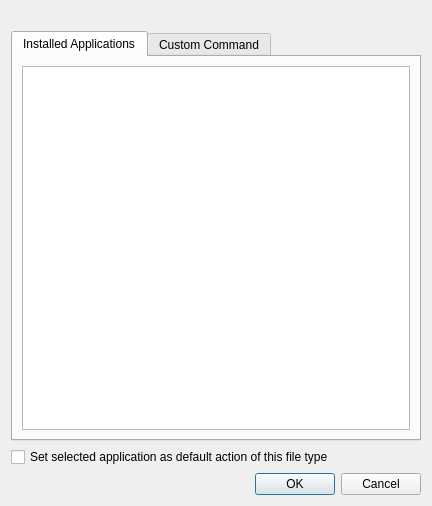
<?xml version="1.0" encoding="UTF-8"?>
<ui version="4.0">
 <class>AppChooserDialog</class>
 <widget class="QDialog" name="AppChooserDialog">
  <property name="geometry">
   <rect>
    <x>0</x>
    <y>0</y>
    <width>432</width>
    <height>506</height>
   </rect>
  </property>
  <property name="windowTitle">
   <string>Choose an Application</string>
  </property>
  <layout class="QGridLayout" name="gridLayout">
   <item row="0" column="0">
    <widget class="QLabel" name="fileTypeHeader"/>
   </item>
   <item row="1" column="0">
    <widget class="QTabWidget" name="tabWidget">
     <property name="sizePolicy">
      <sizepolicy hsizetype="Expanding" vsizetype="Expanding">
       <horstretch>0</horstretch>
       <verstretch>1</verstretch>
      </sizepolicy>
     </property>
     <property name="currentIndex">
      <number>0</number>
     </property>
     <widget class="QWidget" name="tab">
      <attribute name="title">
       <string>Installed Applications</string>
      </attribute>
      <layout class="QVBoxLayout" name="verticalLayout">
       <item>
        <widget class="Fm::AppMenuView" name="appMenuView"/>
       </item>
      </layout>
     </widget>
     <widget class="QWidget" name="tab_2">
      <attribute name="title">
       <string>Custom Command</string>
      </attribute>
      <layout class="QFormLayout" name="formLayout_2">
       <item row="0" column="0" colspan="2">
        <widget class="QLabel" name="label_3">
         <property name="text">
          <string>Command line to execute:</string>
         </property>
        </widget>
       </item>
       <item row="1" column="0" colspan="2">
        <widget class="QLineEdit" name="cmdLine"/>
       </item>
       <item row="3" column="0">
        <widget class="QLabel" name="label_4">
         <property name="text">
          <string>Application name:</string>
         </property>
        </widget>
       </item>
       <item row="3" column="1">
        <widget class="QLineEdit" name="appName"/>
       </item>
       <item row="2" column="0" colspan="2">
        <widget class="QLabel" name="label_5">
         <property name="text">
          <string>&lt;b&gt;These special codes can be used in the command line:&lt;/b&gt;
&lt;ul&gt;
&lt;li&gt;&lt;b&gt;%f&lt;/b&gt;: Represents a single file name&lt;/li&gt;
&lt;li&gt;&lt;b&gt;%F&lt;/b&gt;: Represents multiple file names&lt;/li&gt;
&lt;li&gt;&lt;b&gt;%u&lt;/b&gt;: Represents a single URI of the file&lt;/li&gt;
&lt;li&gt;&lt;b&gt;%U&lt;/b&gt;: Represents multiple URIs&lt;/li&gt;
&lt;/ul&gt;</string>
         </property>
         <property name="textFormat">
          <enum>Qt::RichText</enum>
         </property>
        </widget>
       </item>
       <item row="5" column="0" colspan="2">
        <widget class="QCheckBox" name="keepTermOpen">
         <property name="enabled">
          <bool>false</bool>
         </property>
         <property name="text">
          <string>Keep terminal window open after command execution</string>
         </property>
        </widget>
       </item>
       <item row="4" column="0" colspan="2">
        <widget class="QCheckBox" name="useTerminal">
         <property name="text">
          <string>Execute in terminal emulator</string>
         </property>
        </widget>
       </item>
      </layout>
     </widget>
    </widget>
   </item>
   <item row="2" column="0">
    <widget class="QCheckBox" name="setDefault">
     <property name="text">
      <string>Set selected application as default action of this file type</string>
     </property>
    </widget>
   </item>
   <item row="3" column="0">
    <layout class="QHBoxLayout" name="horizontalLayout_2">
     <item>
      <spacer name="horizontalSpacer">
       <property name="orientation">
        <enum>Qt::Horizontal</enum>
       </property>
       <property name="sizeHint" stdset="0">
        <size>
         <width>40</width>
         <height>20</height>
        </size>
       </property>
      </spacer>
     </item>
     <item>
      <layout class="QHBoxLayout" name="horizontalLayout">
       <item>
        <spacer name="horizontalSpacer_2">
         <property name="orientation">
          <enum>Qt::Horizontal</enum>
         </property>
         <property name="sizeHint" stdset="0">
          <size>
           <width>40</width>
           <height>20</height>
          </size>
         </property>
        </spacer>
       </item>
       <item>
        <widget class="QDialogButtonBox" name="buttonBox_1">
         <property name="orientation">
          <enum>Qt::Horizontal</enum>
         </property>
         <property name="standardButtons">
          <set>QDialogButtonBox::Ok</set>
         </property>
        </widget>
       </item>
       <item>
        <widget class="QDialogButtonBox" name="buttonBox_2">
         <property name="orientation">
          <enum>Qt::Horizontal</enum>
         </property>
         <property name="standardButtons">
          <set>QDialogButtonBox::Cancel</set>
         </property>
        </widget>
       </item>
      </layout>
     </item>
    </layout>
   </item>
  </layout>
 </widget>
 <customwidgets>
  <customwidget>
   <class>Fm::AppMenuView</class>
   <extends>QTreeView</extends>
   <header>appmenuview.h</header>
  </customwidget>
 </customwidgets>
 <resources/>
 <connections>
  <connection>
   <sender>buttonBox_1</sender>
   <signal>accepted()</signal>
   <receiver>AppChooserDialog</receiver>
   <slot>accept()</slot>
   <hints>
    <hint type="sourcelabel">
     <x>227</x>
     <y>359</y>
    </hint>
    <hint type="destinationlabel">
     <x>157</x>
     <y>274</y>
    </hint>
   </hints>
  </connection>
  <connection>
   <sender>buttonBox_1</sender>
   <signal>rejected()</signal>
   <receiver>AppChooserDialog</receiver>
   <slot>reject()</slot>
   <hints>
    <hint type="sourcelabel">
     <x>295</x>
     <y>365</y>
    </hint>
    <hint type="destinationlabel">
     <x>286</x>
     <y>274</y>
    </hint>
   </hints>
  </connection>
  <connection>
   <sender>useTerminal</sender>
   <signal>toggled(bool)</signal>
   <receiver>keepTermOpen</receiver>
   <slot>setEnabled(bool)</slot>
   <hints>
    <hint type="sourcelabel">
     <x>72</x>
     <y>260</y>
    </hint>
    <hint type="destinationlabel">
     <x>79</x>
     <y>282</y>
    </hint>
   </hints>
  </connection>
 </connections>
</ui>
